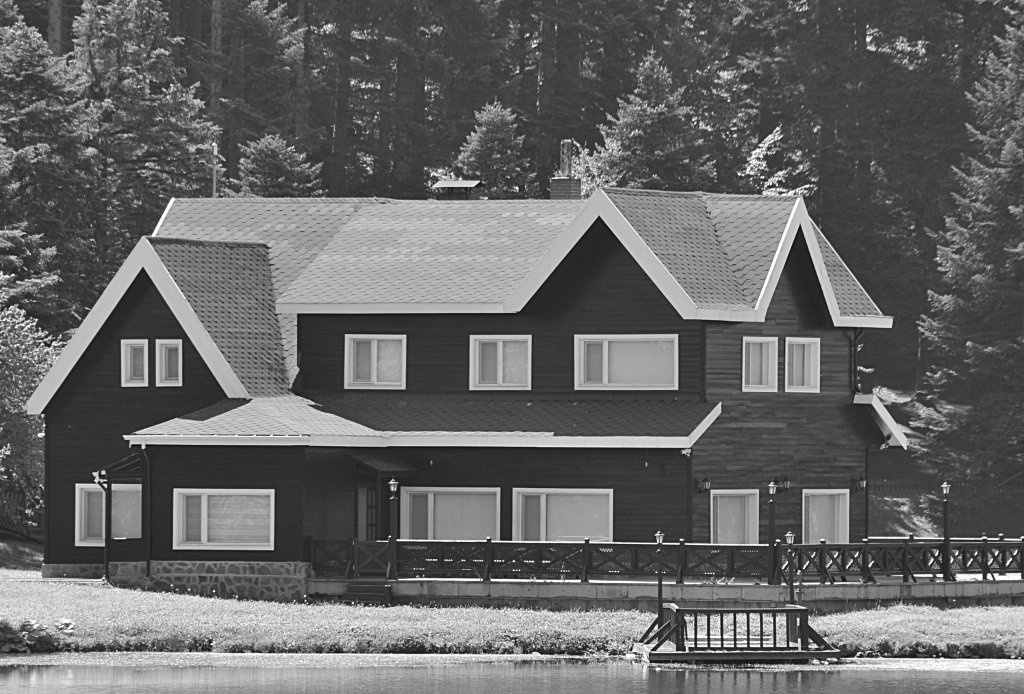
//> input picture Assignment2/CENG391_hw02_e01/house.pgm, 1024 x 694 px
$ ./harris-detect-ms ../Assignment2/CENG391_hw02_e01/house.pgm   (built with g++ and OpenCV 4)
//> lines starting //> are read from the running program, lines starting //| are printed output that depends on the picture
#include "opencv2/highgui.hpp"
#include "opencv2/imgproc.hpp"
#include <iostream>
#include <stdio.h>
#include <stdlib.h>

using namespace cv;
using namespace std;

Mat levels[5];
Mat grays[5];
void harris_detect_ms();
void harris_detect(Mat img,Mat img_gray,int lv);

int main( int argc, char** argv )
{
	levels[0] = imread( argv[1], 1 );
//> levels[0] is the input picture: 694 rows x 1024 cols, CV_8UC3; min 10, max 255, mean 102.1
	cvtColor( levels[0], grays[0], COLOR_BGR2GRAY );
        harris_detect_ms();
	waitKey(0);
	return(0);
}

void harris_detect_ms()
{
	for(int i=0;i<4;i++)
	{
		pyrDown(levels[i],levels[i+1], Size(levels[i].cols/2,levels[i].rows/2));
		cvtColor( levels[i], grays[i], COLOR_BGR2GRAY );
	}
	cvtColor( levels[4], grays[4], COLOR_BGR2GRAY );
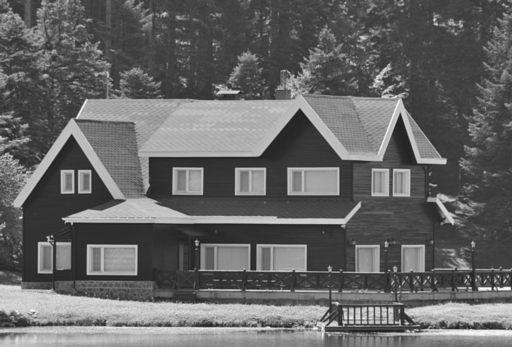
//> grays[1]: 347 rows x 512 cols, CV_8UC1; min 28, max 252, mean 102.1
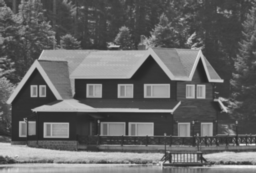
//> grays[2]: 173 rows x 256 cols, CV_8UC1; min 37, max 242, mean 101.9
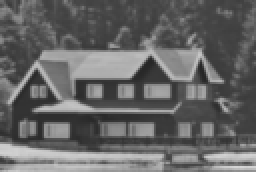
//> grays[3]: 86 rows x 128 cols, CV_8UC1 (shown 2 times larger); min 38, max 214, mean 101.5
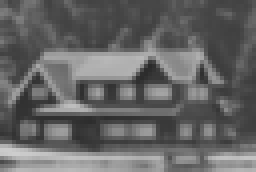
//> grays[4]: 43 rows x 64 cols, CV_8UC1 (shown 4 times larger); min 42, max 205, mean 101.1
	for(int i=0;i<5;i++)
	{
		harris_detect(levels[i],grays[i],i);
	}
//> this loop made 5 passes
//> pass 1, in harris_detect, `cornerHarris( img_gray, dst, blockSize, apertureSize, k, BORDER_DEFAUL..`:
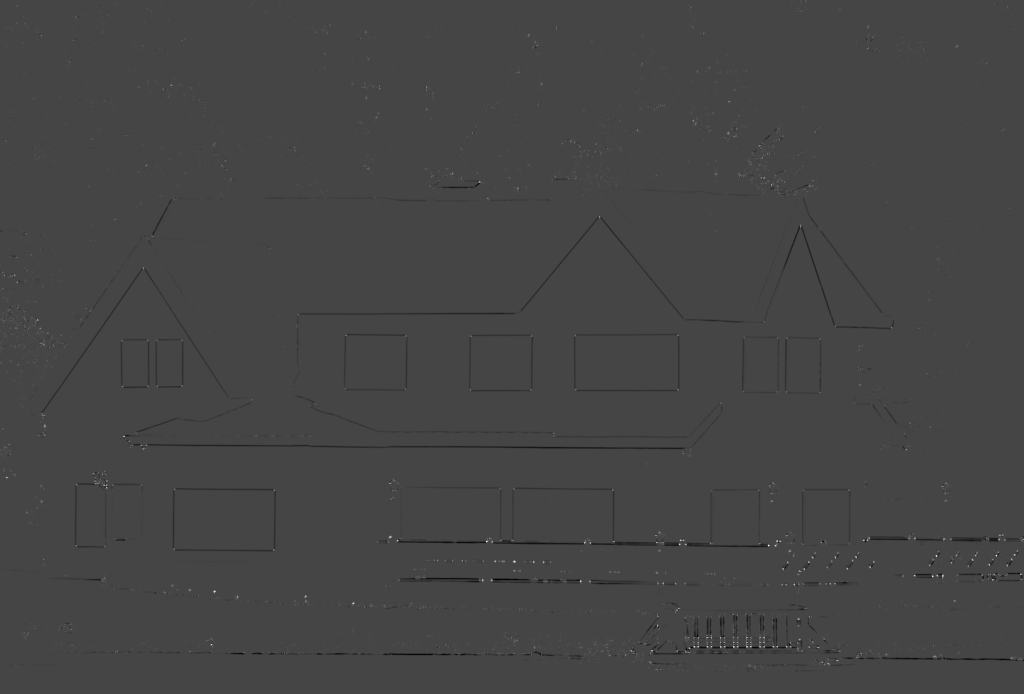
//> dst: 694 rows x 1024 cols, CV_32FC1; min -0.0152, max 0.0408, mean -5.04e-05; drawn with min black and max white
}

void harris_detect(Mat img,Mat img_gray,int lv)
{
	Mat dst, dst_norm, dst_norm_scaled;
  	dst = Mat::zeros( img.size(), CV_32FC1 );
	int count = 0;
	int threshold = 126;
  	int blockSize = 2;
 	int apertureSize = 3;
 	double k = 0.04;
 	cornerHarris( img_gray, dst, blockSize, apertureSize, k, BORDER_DEFAULT );
 	normalize( dst, dst_norm, 0, 255, NORM_MINMAX, CV_32FC1, Mat() );
  	convertScaleAbs( dst_norm, dst_norm_scaled );
 	for( int j = 0; j < dst_norm.rows ; j++ )
     	{ for( int i = 0; i < dst_norm.cols; i++ )
          {
		if((int) dst_norm.at<float>(j,i)>threshold)
		{
			printf("Coordinates : <%d,%d>  ",i,j);
           		printf("Cornesness score : %d ",(int) dst_norm.at<float>(j,i));
			printf("Pyramid level : %d \n",lv);
			count++;
		}
          }
        }
	printf("%d harris corners detected with %d threshold value at level %d. \n",count,threshold,lv);
}
